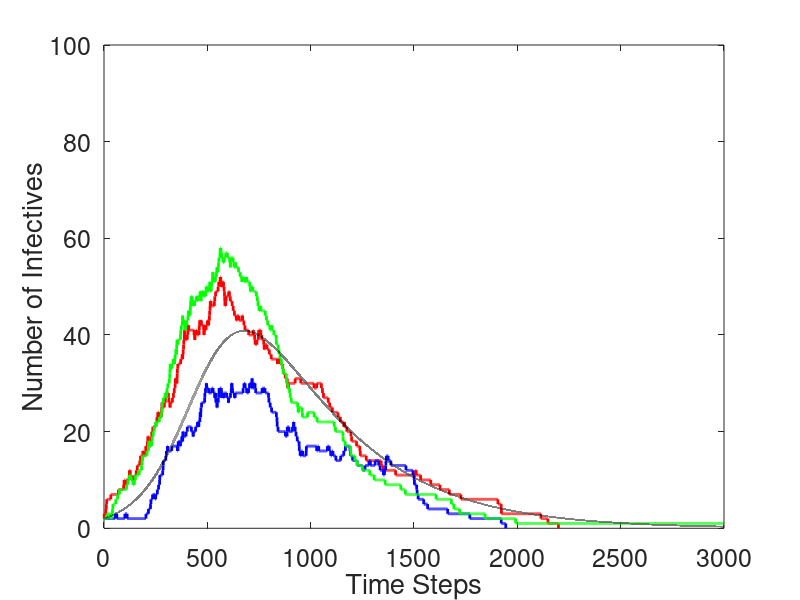

Recreate this plot in MATLAB.
%DTMC SIR

clear
set(0,'DefaultAxesFontSize', 18)
set (gca,'fontsize', 18)
dt=0.01;
beta=1*dt;
b=0*dt;
gam=0.25*dt;
N=100;
init=2;
time=3000;
sim=3;

for k=1:sim
clear t s i
t(1)=0;
i(1)=init;
r(1)=0;
s(1)=N-init;
j =1;
while i(j)>0&&t(j)<time
u1=rand ; % uniform random number
u2=rand ; % uniform random number
a=(beta/N)*i(j)*s(j)+gam*i(j)+b*(N-s(j));
probi=(beta*s(j)*i(j)/N)/a;
t(j+1)=t(j)+1;
if u1>a
i(j+1)= i(j);
s(j+1)=s(j);
r(j+1)= r(j);
elseif u2<=probi
i(j+1)= i(j)+1;
s(j+1)= s(j)-1;
r(j+1)= r(j);
else
i(j+1)= i(j)-1;
s(j+1)= s(j);
r(j+1)= r(j)+1;
end


j=j+1;
end

if k==1
stairs(t,i,'r-','LineWidth',2)
elseif k==2
stairs(t,i,'b-','LineWidth',2)
else
stairs(t,i,'g-','LineWidth',2)
end
hold on

% plot (t,i,'r-','LineWidth',2)
% hold on
end

% Euler ' s method applied to the deterministic SIR model.
y(1)=init; % y = i
x(1)=0; % x = r

for k =1:time/dt
x(k+1)=x(k)+dt*(gam*y(k)-b*x(k)); % R
y(k +1)=y(k)+dt*((beta*y(k)*(N-(x(k)+y(k))))/N-(b+gam)*y(k)); % I
end

plot ([0:dt:time],y,'k--','LineWidth',2);
axis ([0,time ,0 ,100]);
xlabel ('Time Steps');
ylabel ('Number of Infectives');
hold off
